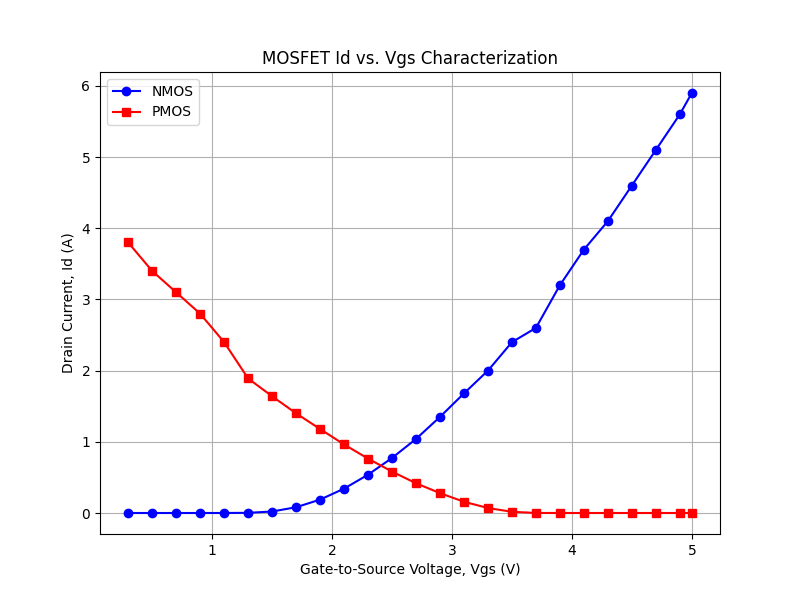

This figure's Python source:
import pandas as pd
import matplotlib.pyplot as plt
import os

# Load the experimental data from CSV file

file_path = os.path.join(".." , "MOSFET Data.csv")
data = pd.read_csv(file_path)

# Extract Vgs and Id columns (modify column names if necessary)
Vgs = data.iloc[:, 0]  # Assuming first column is Vgs
Id = data.iloc[:, 1]   # Assuming second column is Id

Vgs2 = data.iloc[:, 3]  # Assuming first column is Vgs
Id2 = data.iloc[:, 4]   # Assuming second column is Id

# Plot Id vs Vgs
plt.figure(figsize=(8,6))
plt.plot(Vgs, Id, marker='o', linestyle='-', color='b', label="NMOS")
plt.plot(Vgs2, Id2, marker='s', linestyle='-', color='r', label="PMOS" )
plt.xlabel("Gate-to-Source Voltage, Vgs (V)")
plt.ylabel("Drain Current, Id (A)")
plt.title("MOSFET Id vs. Vgs Characterization")
plt.legend()
plt.grid(True)
plt.show()
